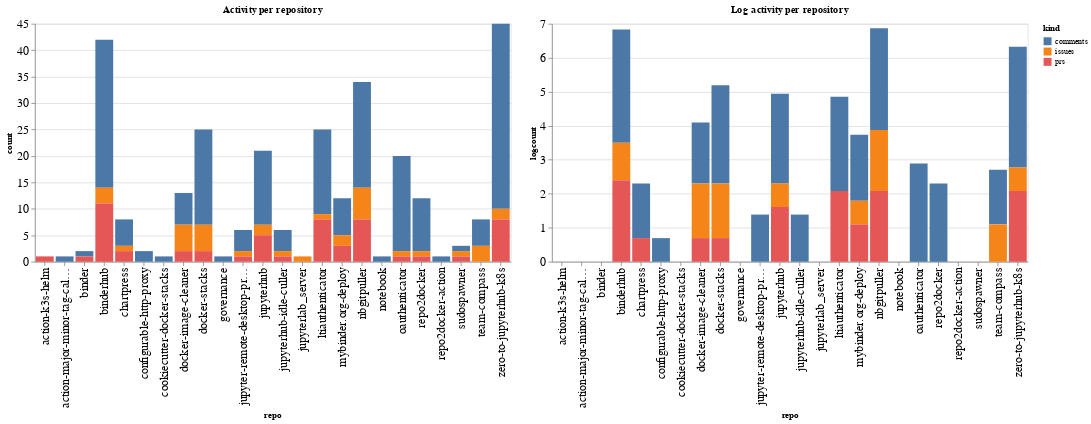

Notebook code cell kept with this figure:
### Code cell
ch1 = alt.Chart(repo_summaries, width=600, title="Activity per repository").mark_bar().encode(
    x='repo',
    y='count',
    color='kind',
    tooltip="kind"
)

ch2 = alt.Chart(repo_summaries, width=600, title="Log activity per repository").mark_bar().encode(
    x='repo',
    y='logcount',
    color='kind',
    tooltip="kind"
)

ch1 | ch2

### Figure 1 — Vega-Lite specification as saved in the notebook (floating-point values rounded to 4 significant figures)
{"config": {"axisLeft": {"labelFontSize": 15}, "axisBottom": {"labelFontSize": 15}}, "hconcat": [{"mark": "bar", "encoding": {"color": {"type": "nominal", "field": "kind"}, "tooltip": {"type": "nominal", "field": "kind"}, "x": {"type": "nominal", "field": "repo"}, "y": {"type": "quantitative", "field": "count"}}, "title": "Activity per repository", "width": 600}, {"mark": "bar", "encoding": {"color": {"type": "nominal", "field": "kind"}, "tooltip": {"type": "nominal", "field": "kind"}, "x": {"type": "nominal", "field": "repo"}, "y": {"type": "quantitative", "field": "logcount"}}, "title": "Log activity per repository", "width": 600}], "data": {"name": "data-2e8e7ab3367deaa7310ae899ad85610c"}, "$schema": "https://vega.github.io/schema/vega-lite/v4.8.1.json", "datasets": {"data-2e8e7ab3367deaa7310ae899ad85610c": [{"repo": "action-k3s-helm", "kind": "prs", "count": 1, "logcount": 0.0}, {"repo": "action-major-minor-tag-calculator", "kind": "comments", "count": 1, "logcount": 0.0}, {"repo": "binder", "kind": "comments", "count": 1, "logcount": 0.0}, {"repo": "binder", "kind": "prs", "count": 1, "logcount": 0.0}, {"repo": "binderhub", "kind": "comments", "count": 28, "logcount": 3.332}, {"repo": "binderhub", "kind": "issues", "count": 3, "logcount": 1.099}, {"repo": "binderhub", "kind": "prs", "count": 11, "logcount": 2.398}, {"repo": "chartpress", "kind": "comments", "count": 5, "logcount": 1.609}, {"repo": "chartpress", "kind": "issues", "count": 1, "logcount": 0.0}, {"repo": "chartpress", "kind": "prs", "count": 2, "logcount": 0.6931}, {"repo": "configurable-http-proxy", "kind": "comments", "count": 2, "logcount": 0.6931}, {"repo": "cookiecutter-docker-stacks", "kind": "comments", "count": 1, "logcount": 0.0}, {"repo": "docker-image-cleaner", "kind": "comments", "count": 6, "logcount": 1.792}, {"repo": "docker-image-cleaner", "kind": "issues", "count": 5, "logcount": 1.609}, {"repo": "docker-image-cleaner", "kind": "prs", "count": 2, "logcount": 0.6931}, {"repo": "docker-stacks", "kind": "comments", "count": 18, "logcount": 2.89}, {"repo": "docker-stacks", "kind": "issues", "count": 5, "logcount": 1.609}, {"repo": "docker-stacks", "kind": "prs", "count": 2, "logcount": 0.6931}, {"repo": "governance", "kind": "comments", "count": 1, "logcount": 0.0}, {"repo": "jupyter-remote-desktop-proxy", "kind": "comments", "count": 4, "logcount": 1.386}, {"repo": "jupyter-remote-desktop-proxy", "kind": "issues", "count": 1, "logcount": 0.0}, {"repo": "jupyter-remote-desktop-proxy", "kind": "prs", "count": 1, "logcount": 0.0}, {"repo": "jupyterhub", "kind": "comments", "count": 14, "logcount": 2.639}, {"repo": "jupyterhub", "kind": "issues", "count": 2, "logcount": 0.6931}, {"repo": "jupyterhub", "kind": "prs", "count": 5, "logcount": 1.609}, {"repo": "jupyterhub-idle-culler", "kind": "comments", "count": 4, "logcount": 1.386}, {"repo": "jupyterhub-idle-culler", "kind": "issues", "count": 1, "logcount": 0.0}, {"repo": "jupyterhub-idle-culler", "kind": "prs", "count": 1, "logcount": 0.0}, {"repo": "jupyterlab_server", "kind": "issues", "count": 1, "logcount": 0.0}, {"repo": "ltiauthenticator", "kind": "comments", "count": 16, "logcount": 2.773}, {"repo": "ltiauthenticator", "kind": "issues", "count": 1, "logcount": 0.0}, {"repo": "ltiauthenticator", "kind": "prs", "count": 8, "logcount": 2.079}, {"repo": "mybinder.org-deploy", "kind": "comments", "count": 7, "logcount": 1.946}, {"repo": "mybinder.org-deploy", "kind": "issues", "count": 2, "logcount": 0.6931}, {"repo": "mybinder.org-deploy", "kind": "prs", "count": 3, "logcount": 1.099}, {"repo": "nbgitpuller", "kind": "comments", "count": 20, "logcount": 2.996}, {"repo": "nbgitpuller", "kind": "issues", "count": 6, "logcount": 1.792}, {"repo": "nbgitpuller", "kind": "prs", "count": 8, "logcount": 2.079}, {"repo": "notebook", "kind": "comments", "count": 1, "logcount": 0.0}, {"repo": "oauthenticator", "kind": "comments", "count": 18, "logcount": 2.89}, {"repo": "oauthenticator", "kind": "issues", "count": 1, "logcount": 0.0}, {"repo": "oauthenticator", "kind": "prs", "count": 1, "logcount": 0.0}, {"repo": "repo2docker", "kind": "comments", "count": 10, "logcount": 2.303}, {"repo": "repo2docker", "kind": "issues", "count": 1, "logcount": 0.0}, {"repo": "repo2docker", "kind": "prs", "count": 1, "logcount": 0.0}, {"repo": "repo2docker-action", "kind": "comments", "count": 1, "logcount": 0.0}, {"repo": "sudospawner", "kind": "comments", "count": 1, "logcount": 0.0}, {"repo": "sudospawner", "kind": "issues", "count": 1, "logcount": 0.0}, {"repo": "sudospawner", "kind": "prs", "count": 1, "logcount": 0.0}, {"repo": "team-compass", "kind": "comments", "count": 5, "logcount": 1.609}, {"repo": "team-compass", "kind": "issues", "count": 3, "logcount": 1.099}, {"repo": "zero-to-jupyterhub-k8s", "kind": "comments", "count": 35, "logcount": 3.555}, {"repo": "zero-to-jupyterhub-k8s", "kind": "issues", "count": 2, "logcount": 0.6931}, {"repo": "zero-to-jupyterhub-k8s", "kind": "prs", "count": 8, "logcount": 2.079}]}}
